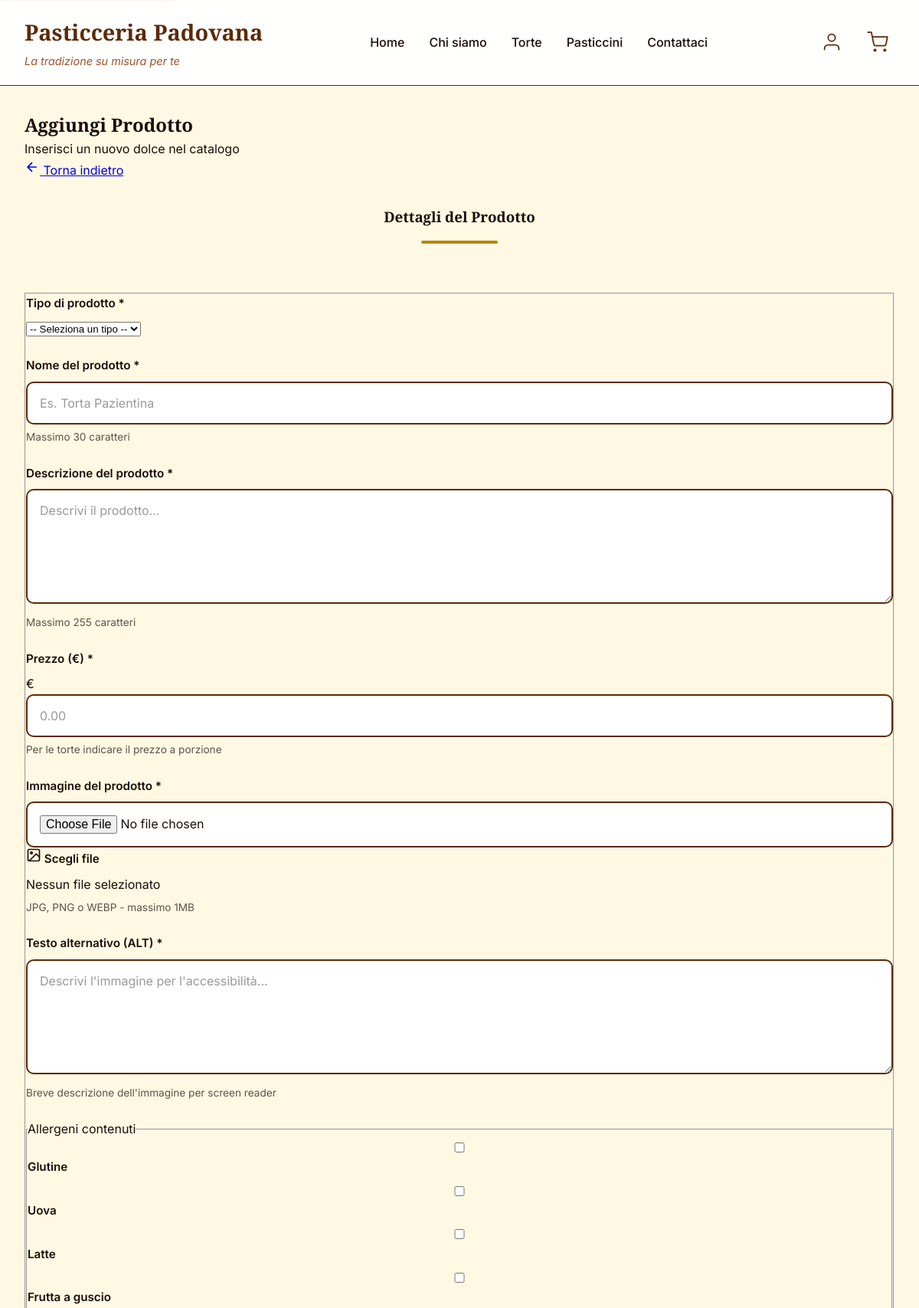
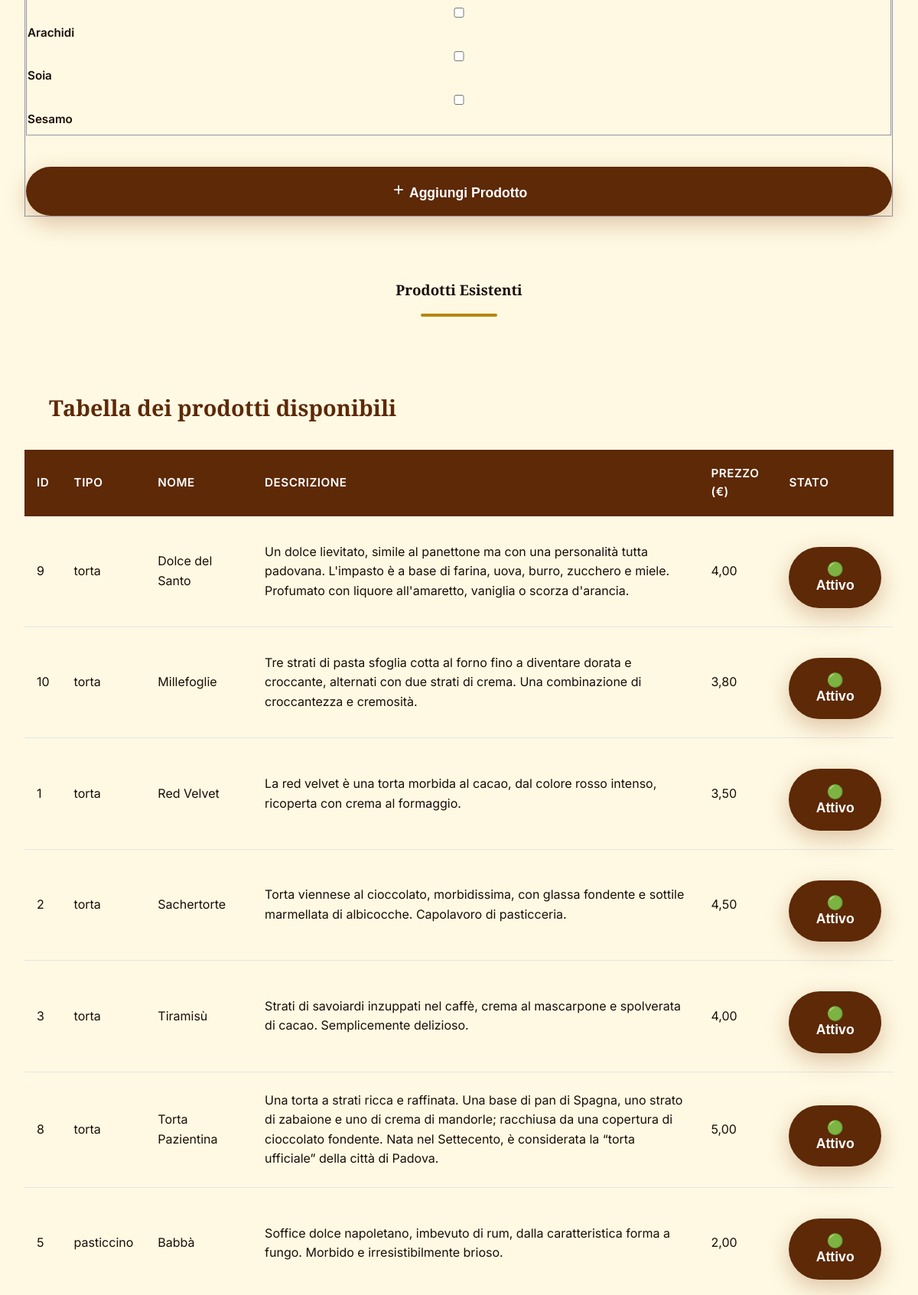
The page /site/php/aggiungiProdotto.php (upper part) on the database its author committed (2 pictures, top to bottom).
### tables this page shows
CREATE TABLE item (
  id int NOT NULL AUTO_INCREMENT,
  tipo ENUM('torta', 'pasticcino') NOT NULL,     
  nome varchar(30) NOT NULL,
  descrizione varchar(1024),
  prezzo DECIMAL(10,2) NOT NULL,  
  immagine varchar(255),
  testo_alternativo varchar(255),
  attivo boolean NOT NULL DEFAULT TRUE,
  PRIMARY KEY(id)
);

### site/php/dbConnection.php (called while the page is built, shortened)
<?php
class DBAccess{
    private $connection;
    public function openDBConnection(){
        try {
            $host = getenv('MYSQLHOST')     ?: (defined('DB_HOST')     ? DB_HOST     : null);
            $user = getenv('MYSQLUSER')     ?: (defined('DB_USER')     ? DB_USER     : null);
            $pass = getenv('MYSQLPASSWORD') ?: (defined('DB_PASSWORD') ? DB_PASSWORD : null);
            $db   = getenv('MYSQLDATABASE') ?: (defined('DB_NAME')     ? DB_NAME     : null);
            $port = getenv('MYSQLPORT')     ?: (defined('DB_PORT')     ? DB_PORT     : 3306);
            $this->connection = mysqli_connect($host, $user, $pass, $db, (int)$port);
            $this->connection->set_charset("utf8mb4");
            return true;
        } catch (mysqli_sql_exception $e) {
            return false;
        }
    }
    public function getAllItems(){
        $querySelect = "SELECT * FROM item ORDER BY tipo, nome";
        $stmt = mysqli_prepare($this->connection, $querySelect);
        mysqli_stmt_execute($stmt);
        $result = mysqli_stmt_get_result($stmt);
        $items = array();
        if (mysqli_num_rows($result) > 0){
            while ($row = mysqli_fetch_assoc($result)){
                $items[] = $row;
            }
        } else {
            mysqli_stmt_close($stmt);
            return false;
        }
        return $items;
    }
}
?>

### site/php/aggiungiProdotto.php (the view, shortened to what this page needs)
<?php
require_once "dbConnection.php";
$token = $_SESSION['csrf_token'];
$paginaHTML = file_get_contents( __DIR__ .'/../html/aggiungiProdotto.html');
$tipo = '';
$nome = '';
$descrizione = '';
$prezzo = '';
$testoAlternativo = '';
$allergeni = [];
$erroreTipo = '';
$erroreNome = '';
$erroreDescrizione = '';
$errorePrezzo = '';
$erroreImmagine = '';
$erroreTestoAlternativo = '';
$messaggioErrore = '';
$messaggioConferma = '';
$tabellaItems = '';
$db = new DBAccess();
$connessione = $db->openDBConnection();
if(!$connessione){
    http_response_code(500);
    include __DIR__ . '/500.php';
    exit;
} else {
    $items = $db->getAllItems();
    if(empty($items)){
        $tabellaItems = '<p class="errore" role="alert">Non sono stati trovati prodotti nel database</p>';
    } else {
        $tabellaItems = '<p id="descr" class="sr-only">Tabella contenente la lista di dolci registrati. Ogni riga descrive un dolce con numero
                        identificativo, tipologia, nome, descrizione, prezzo e stato. L\'ultima colonna consente di vedere lo stato di un prodotto e di cambiarlo.
                        Solo i prodotti con stato attivo sono visionabili dalla clientela.</p>
                        <table aria-describedby="descr">
                            <caption>Tabella dei prodotti disponibili</caption>
                            <thead>
                                <tr>
                                    <th scope="col">ID</th>
                                    <th scope="col">Tipo</th>
                                    <th scope="col">Nome</th>
                                    <th scope="col">Descrizione</th>
                                    <th scope="col">Prezzo (€)</th>
                                    <th scope="col">Stato</th>
                                </tr>
                            </thead>
                            <tbody>';
        foreach ($items as $item){
            $statoTesto = $item['attivo'] ? '<span aria-hidden="true">🟢</span> Attivo' : '<span aria-hidden="true">🔴</span> Inattivo';
            $tabellaItems .= '<tr>' .
            '<td scope="row">' . htmlspecialchars($item['id']) . '</td>' .
            '<td>' . htmlspecialchars($item['tipo']) . '</td>' .
            '<td>' . htmlspecialchars($item['nome']) . '</td>' .
            '<td>' . htmlspecialchars($item['descrizione']) . '</td>' .
            '<td>' . number_format($item['prezzo'], 2, ',', '.') . '</td>' .
            '<td>
                <form method="post" onsubmit="return confirm(\'Vuoi davvero cambiare lo stato di questo prodotto?\');">
                    <input type="hidden" name="csrf_token" value="' . htmlspecialchars($token) . '">
                    <input type="hidden" name="id_cambioStato" value="' . htmlspecialchars($item['id']) . '">
                    <button type="submit" name="cambiaStato" aria-label="Cambia stato ' . htmlspecialchars($item['nome']) . '">'
                        . $statoTesto .
                    '</button>
                </form>
            </td>' .
            '</tr>';
        }
        $tabellaItems .= '</tbody> </table>';
    }
}
$paginaHTML = str_replace('[csrf_token]', $token, $paginaHTML);
$paginaHTML = str_replace('[valoreNome]', $nome, $paginaHTML);
$paginaHTML = str_replace('[valoreDescrizione]', $descrizione, $paginaHTML);
$paginaHTML = str_replace('[valorePrezzo]', $prezzo, $paginaHTML);
$paginaHTML = str_replace('[valoreTestoAlternativo]', $testoAlternativo, $paginaHTML);
$paginaHTML = str_replace('[checkedGlutine]', in_array('Glutine', $allergeni) ? 'checked' : '', $paginaHTML);
$paginaHTML = str_replace('[checkedUova]', in_array('Uova', $allergeni) ? 'checked' : '', $paginaHTML);
$paginaHTML = str_replace('[checkedLatte]', in_array('Latte', $allergeni) ? 'checked' : '', $paginaHTML);
$paginaHTML = str_replace('[checkedFrutta]', in_array('Frutta a guscio', $allergeni) ? 'checked' : '', $paginaHTML);
$paginaHTML = str_replace('[checkedArachidi]', in_array('Arachidi', $allergeni) ? 'checked' : '', $paginaHTML);
$paginaHTML = str_replace('[checkedSoia]', in_array('Soia', $allergeni) ? 'checked' : '', $paginaHTML);
$paginaHTML = str_replace('[checkedSesamo]', in_array('Sesamo', $allergeni) ? 'checked' : '', $paginaHTML);
$selTorta = ($tipo === 'torta') ? 'selected' : '';
$selPasticcino = ($tipo === 'pasticcino') ? 'selected' : '';
$paginaHTML = str_replace('[selTorta]', $selTorta, $paginaHTML);
$paginaHTML = str_replace('[selPasticcino]', $selPasticcino, $paginaHTML);
$paginaHTML = str_replace('[messaggioErroreTipo]', $erroreTipo, $paginaHTML);
$paginaHTML = str_replace('[messaggioErroreNome]', $erroreNome, $paginaHTML);
$paginaHTML = str_replace('[messaggioErroreDescrizione]', $erroreDescrizione, $paginaHTML);
$paginaHTML = str_replace('[messaggioErrorePrezzo]', $errorePrezzo, $paginaHTML);
$paginaHTML = str_replace('[messaggioErroreImmagine]', $erroreImmagine, $paginaHTML);
$paginaHTML = str_replace('[messaggioErroreTestoAlternativo]', $erroreTestoAlternativo, $paginaHTML);
$paginaHTML = str_replace('[messaggioErroreDB]', $messaggioErrore, $paginaHTML);
$paginaHTML = str_replace('[messaggioConferma]', $messaggioConferma, $paginaHTML);
$paginaHTML = str_replace('[tabellaProdotti]', $tabellaItems, $paginaHTML);
echo $paginaHTML;
?>

### site/css/style.css (style rules this page uses)
@media screen { * { margin: 0; padding: 0; box-sizing: border-box; } }
@media screen { :root { --primary: #5D2906; --primary-light: #A0522D; --bg-cream: #fff9e3; --surface-light: #FFF8E7; --text-dark: #1A0D07; --text-light: #FFFFFF; --accent: #B8860B; --accent-bright: #FFAA00; --error: #B71C1C; --success: #1B5E20; } }
@media screen { body { font-family: 'Inter', sans-serif; color: var(--text-dark); line-height: 1.6; overflow-x: hidden; background-color: var(--bg-cream); } }
@media screen { h1, h2, h3 { font-family: 'Playfair Display', serif; } }
@media screen { header { position: fixed; top: 0; width: 100%; background: rgba(255, 255, 255, 0.95); backdrop-filter: blur(10px); z-index: 1000; box-shadow: 0 2px 20px var(--shadow); transition: all 0.3s ease; border-bottom: 1px solid var(--primary); } }
@media screen { .header-content { max-width: 1400px; margin: 0 auto; padding: 1.2rem 2rem; display: flex; justify-content: space-between; align-items: center; } }
@media screen { #logo h1 { font-size: 1.8rem; color: var(--primary); font-weight: 700; margin-bottom: 0.2rem; } }
@media screen { #logo p { font-size: 0.9rem; color: var(--primary-light); font-style: italic; } }
@media screen { nav#menu { display: flex; align-items: center; } }
@media screen { nav#menu ul { display: flex; gap: 2rem; list-style: none; } }
@media screen { nav#menu a, nav#menu li, nav#menu span { color: var(--text-dark); text-decoration: none; font-weight: 500; position: relative; transition: color 0.3s ease; } }
@media screen { nav#menu a::after, nav#menu #currentlink::after, nav#menu #currentLink::after { content: ''; position: absolute; bottom: -5px; left: 0; width: 0; height: 2px; background: var(--accent); transition: width 0.3s ease; } }
@media screen { .header-icons { display: flex; gap: 1rem; } }
@media screen { .icon-btn { background: none; border: none; cursor: pointer; padding: 0.5rem; border-radius: 50%; transition: all 0.3s ease; display: flex; align-items: center; justify-content: center; } }
@media screen { .icon-btn svg { width: 28px; height: 28px; stroke: var(--primary); stroke-width: 1.5; transition: stroke 0.3s ease; } }
@media screen { main { margin-top: 80px; min-height: calc(100vh - 400px); padding: 4rem 2rem; } }
@media screen { .section-header { text-align: center; max-width: 800px; margin: 0 auto 4rem; } }
@media screen { .section-header::after { content: ''; display: block; width: 100px; height: 4px; background: var(--accent); margin: 1rem auto; border-radius: 2px; } }
@media screen { section { margin-bottom: 5rem; } }
@media screen { .campoDati { margin-bottom: 1.5rem; } }
@media screen { .campoDati label { display: block; font-weight: 600; color: var(--text-dark); margin-bottom: 0.5rem; font-size: 0.95rem; } }
@media screen { .campoDati input, .campoDati textarea { width: 100%; padding: 1rem; border: 2px solid #E5E5E5; border-radius: 10px; font-family: 'Inter', sans-serif; font-size: 1rem; transition: all 0.3s ease; background: white; border: 2px solid var(--primary); } }
@media screen { .campoDati input::placeholder, .campoDati textarea::placeholder { color: #999; } }
@media screen { .campoDati textarea { resize: vertical; min-height: 150px; } }
@media screen { button[type="submit"] { width: 100%; padding: 1.2rem 2rem; background: var(--primary); color: white; border: none; border-radius: 50px; font-size: 1.1rem; font-weight: 600; cursor: pointer; transition: all 0.3s ease; box-shadow: 0 10px 30px rgba(139, 69, 19, 0.3); margin-top: 1rem; } }
@media screen { table { width: 100%; border-collapse: collapse; } }
@media screen { caption { font-family: 'Playfair Display', serif; font-size: 1.8rem; color: var(--primary); padding: 2rem; text-align: left; font-weight: 600; } }
@media screen { thead { background: var(--primary); color: white; } }
@media screen { thead th { padding: 1.2rem 1rem; text-align: left; font-weight: 600; font-size: 0.95rem; text-transform: uppercase; letter-spacing: 0.5px; } }
@media screen { tbody tr { border-bottom: 1px solid #E5E5E5; transition: all 0.3s ease; } }
@media screen { tbody th, tbody td { padding: 1.5rem 1rem; text-align: left; } }
@media screen { .field-hint { display: block; margin-top: 0.4rem; font-size: 0.85rem; color: var(--text-dark); opacity: 0.7; } }

### rows shown on the page
item: id "9", tipo "torta", nome "Dolce del Santo", descrizione "Un dolce lievitato, simile al panettone ma con una personalità tutta padovana. L'impasto è a base di farina, uova, burro, zucchero e miele. Profumato con liquore all'amaretto, vaniglia o scorza d'arancia.", prezzo "4,00", attivo "Attivo"
item: id "10", tipo "torta", nome "Millefoglie", descrizione "Tre strati di pasta sfoglia cotta al forno fino a diventare dorata e croccante, alternati con due strati di crema. Una combinazione di croccantezza e cremosità.", prezzo "3,80", attivo "Attivo"
item: id "1", tipo "torta", nome "Red Velvet", descrizione "La red velvet è una torta morbida al cacao, dal colore rosso intenso, ricoperta con crema al formaggio.", prezzo "3,50", attivo "Attivo"
item: id "2", tipo "torta", nome "Sachertorte", descrizione "Torta viennese al cioccolato, morbidissima, con glassa fondente e sottile marmellata di albicocche. Capolavoro di pasticceria.", prezzo "4,50", attivo "Attivo"
item: id "3", tipo "torta", nome "Tiramisù", descrizione "Strati di savoiardi inzuppati nel caffè, crema al mascarpone e spolverata di cacao. Semplicemente delizioso.", prezzo "4,00", attivo "Attivo"
item: id "8", tipo "torta", nome "Torta Pazientina", descrizione "Una torta a strati ricca e raffinata. Una base di pan di Spagna, uno strato di zabaione e uno di crema di mandorle; racchiusa da una copertura di cioccolato fondente. Nata nel Settecento, è considerata la “torta ufficiale” della città di Padova.", prezzo "5,00", attivo "Attivo"
item: id "5", tipo "pasticcino", nome "Babbà", descrizione "Soffice dolce napoletano, imbevuto di rum, dalla caratteristica forma a fungo. Morbido e irresistibilmente brioso.", prezzo "2,00", attivo "Attivo"
